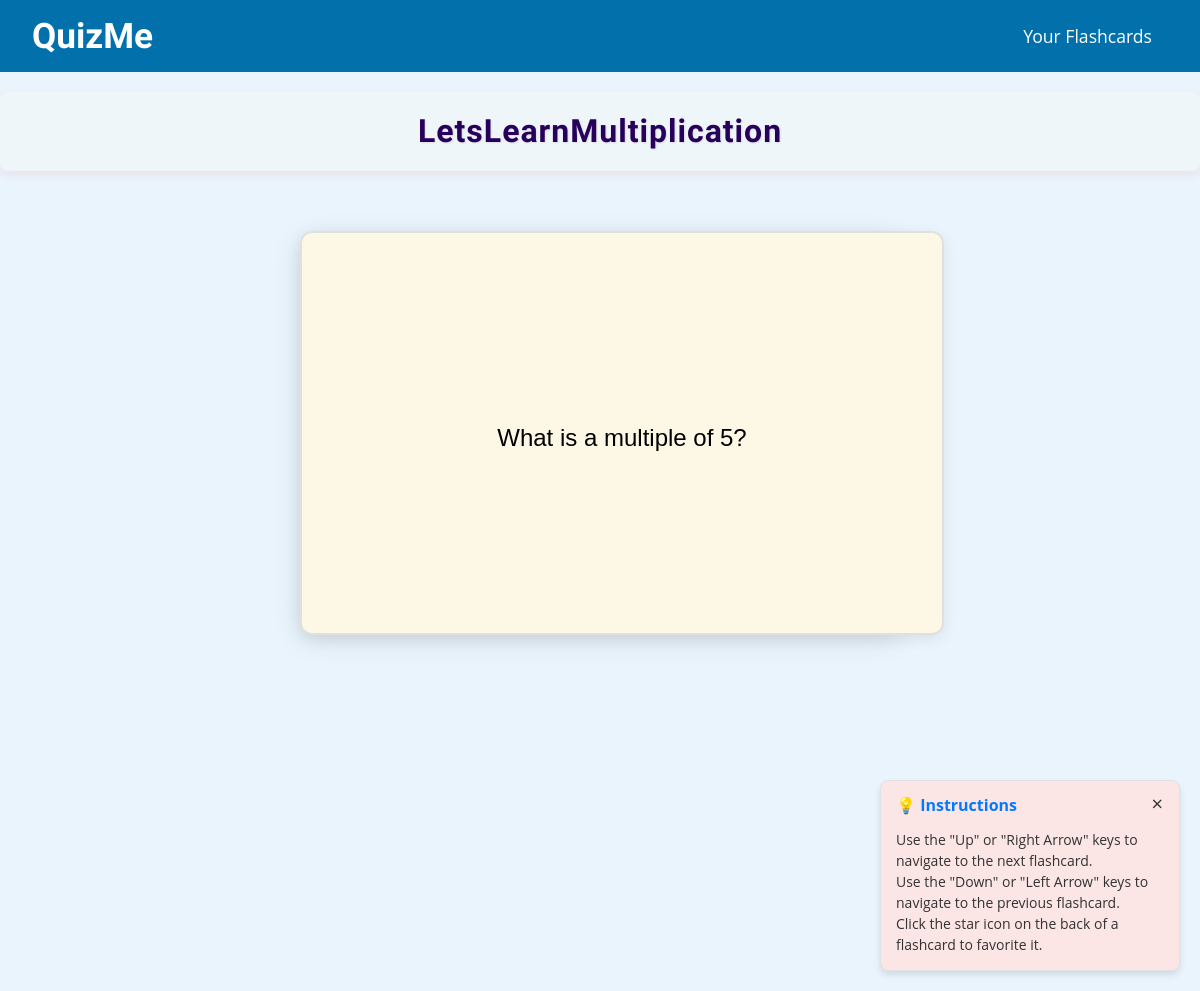
Page /single-flashcard/LetsLearnMultiplication (signed in) on the committed database.
### app.py (models this page shows, shortened)
class FlashcardSet(db.Model):
    id = db.Column(db.Integer, primary_key=True)
    name = db.Column(db.String(100), nullable=False)
    user_id = db.Column(db.Integer, db.ForeignKey('user.id'), nullable=False)
    flashcards = db.relationship('Flashcard', backref='flashcard_set', lazy=True, cascade='all, delete-orphan')  # Add cascade option

class Flashcard(db.Model):
    id = db.Column(db.Integer, primary_key=True)
    front = db.Column(db.String(100), nullable=False)
    back = db.Column(db.String(100), nullable=False)
    flashcard_set_id = db.Column(db.Integer, db.ForeignKey('flashcard_set.id', ondelete='CASCADE'), nullable=False)  # Add ondelete option

### app.py (the view)
@app.route('/single-flashcard/<flashcard_set_name>')
def single_flashcard(flashcard_set_name):
    if 'user_id' not in session:
        return render_template('login.html', error_message="Please log in to access your flashcards.")
    user_id = session['user_id']
    user = User.query.get(user_id)
    flashcard_set = FlashcardSet.query.filter_by(name=flashcard_set_name, user=user).first()
    if flashcard_set:
        flashcards = flashcard_set.flashcards
        return render_template('single-flashcard.html', flashcards=flashcards, flashcard_set_name=flashcard_set_name)
    else:
        return "Flashcard set not found"

### templates/single-flashcard.html (shortened to what this page needs)
<!DOCTYPE html>
<html lang="en">
<head>
  <link rel="stylesheet" href="https://cdnjs.cloudflare.com/ajax/libs/normalize/8.0.1/normalize.min.css" />
  <link rel="stylesheet" href="{{ url_for('static', filename='css/style.css') }}">
</head>
<body>
  <header>
    <a href="{{ url_for('index') }}" class="logo-link">
      <div class="logo-container">
        <h1><b>QuizMe</b></h1>
      </div>
    </a>
    <nav>
      <div class="nav-container">
        <ul class="nav-links">
        <li><a href="{{ url_for('your_flashcards') }}"> Your Flashcards </a></li>
        </ul>
      </div>
    </nav>
  </header>
  <div class="instructions-card">
    <button class="close-button">&times;</button>
    <h4>💡 Instructions</h4>
    <p>
      Use the "Up" or "Right Arrow" keys to navigate to the next flashcard.<br>
      Use the "Down" or "Left Arrow" keys to navigate to the previous flashcard.<br>
      Click the star icon on the back of a flashcard to favorite it.
    </p>
  </div>
  <div class="title_of_flashcard_set">
    <h2>{{ flashcard_set_name }}</h2>
  </div>
  <div class="wrapper">
    {% for flashcard in flashcards %}
    <div class="card-design">
      <div class="front">
        <p>{{ flashcard.front }}</p>
      </div>
      <div class="back">
        <p>{{ flashcard.back }}</p>
        <button class="favorite-button">&#9733;</button>
      </div>
    </div>
    {% endfor %}
</body>
</html>

### static/css/style.css (style rules this page uses)
.logo-link { text-decoration: none; color: inherit; }
.logo-container { cursor: pointer; }
body { font-family: 'Open Sans', sans-serif; margin: 0; padding: 0; box-sizing: border-box; background-color: #e9f4fd; }
header { background-color: rgb(2, 112, 171); color: #fff; padding: 1rem 2rem; display: flex; justify-content: space-between; align-items: center; }
.logo-container h1 { margin: 0; font-size: 2.2rem; font-family: 'League Spartan', sans-serif; }
nav { display: flex; align-items: center; position: relative; }
.nav-container { display: flex; align-items: center; }
.nav-links { list-style: none; margin: 0; padding: 0; display: flex; margin-left: auto; }
.nav-links li { margin: 0 1rem; }
.nav-links a { color: #fff; text-decoration: none; font-size: 1.1rem; transition: color 0.3s; }
:root { --primary-color: #4a90e2; --secondary-color: #f5f7fa; --text-color: #333; --border-color: #e0e0e0; }
h4 { color: var(--primary-color); margin-bottom: 15px; }
p { margin-bottom: 15px; }
.instructions-card { position: fixed; bottom: 20px; right: 20px; width: 90%; max-width: 300px; padding: 15px; background-color: #fce5e5; border: 1px solid #dee2e6; border-radius: 8px; box-shadow: 0 4px 6px rgba(0, 0, 0, 0.1); font-size: 14px; color: #333; box-sizing: border-box; z-index: 1000; }
.close-button { position: absolute; top: 10px; right: 10px; background: none; border: none; font-size: 20px; color: #333; cursor: pointer; }
.instructions-card h4 { margin-top: 0; font-size: 16px; color: #007BFF; }
.instructions-card p { margin: 0; line-height: 1.5; font-size: 14px; }
.title_of_flashcard_set { text-align: center; margin: 20px 0; padding: 20px 0; font-family: 'League Spartan', sans-serif; border-radius: 8px; box-shadow: 0 4px 8px rgba(255, 70, 70, 0.1); background-color: #eff6fa; }
.title_of_flashcard_set h2 { font-size: 2rem; font-weight: 700; color: #28005b; letter-spacing: 1px; text-shadow: 1px 1px 2px rgba(0, 0, 0, 0.1); margin: 0; line-height: 1.2; }
.wrapper { max-width: 800px; margin: 0 auto; text-align: center; display: flex; flex-direction: column; justify-content: flex-start; align-items: center; min-height: 100vh; padding: 20px; box-sizing: border-box; }
.card-design { width: 100%; max-width: 600px; height: 400px; position: relative; perspective: 1000px; box-shadow: 0 8px 30px rgba(0, 0, 0, 0.1); border-radius: 12px; transition: transform 0.6s ease; background: linear-gradient(145deg, #ffffff, #f0f0f0); display: flex; justify-content: center; align-items: center; margin-top: 20px; margin-bottom: 20px; }
.front, .back { width: 100%; height: 100%; border-radius: 12px; position: absolute; top: 0; left: 0; backface-visibility: hidden; display: flex; justify-content: center; align-items: center; font-size: 24px; transition: transform 0.6s ease; box-shadow: 0 4px 15px rgba(0, 0, 0, 0.08); }
.front { background-color: #ffffff; border: 2px solid #e0e0e0; font-family:'Lucida Sans', 'Lucida Sans Regular', 'Lucida Grande', 'Lucida Sans Unicode', Geneva, Verdana, sans-serif; background-color: #fdf8e5; padding: 0 20px; }
.back { background-color: #effde9; color: #d32121; font-family:'Lucida Sans', 'Lucida Sans Regular', 'Lucida Grande', 'Lucida Sans Unicode', Geneva, Verdana, sans-serif; font-size: 2em; border: 2px solid #e0e0e0; transform: rotateY(180deg); padding: 0 20px; }
.favorite-button { background: none; border: none; font-size: 28px; color: #333; cursor: pointer; position: absolute; bottom: 15px; right: 15px; }

### rows in the picture
FlashcardSet: name "LetsLearnMultiplication"
Flashcard: front "What is a multiple of 5?"
